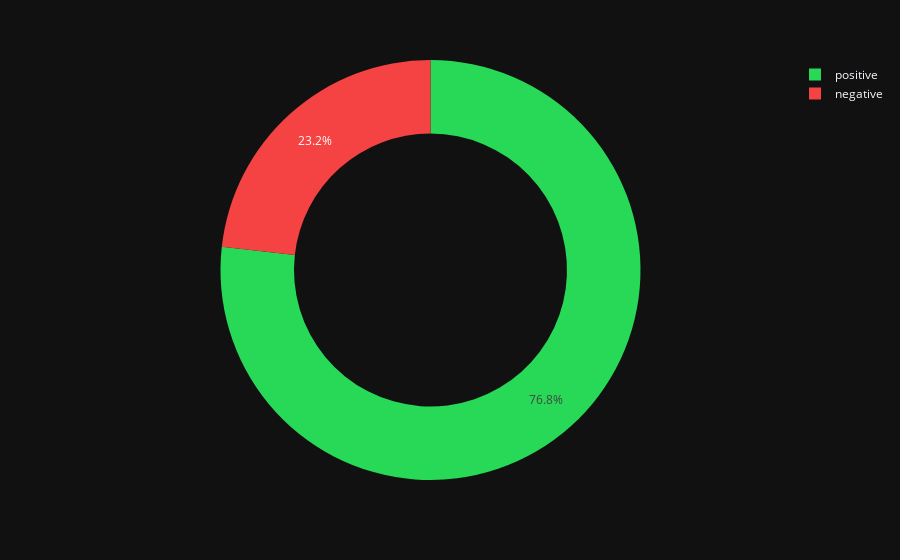

This figure's notebook cell:
### Markdown cell above
## Sentiment

### Code cell
doc_sentiment = pi_df.idxmax(axis=1).map(lambda x: "positive" if x == 0 else "negative")
reviews_df["sentiment"] = doc_sentiment

px.pie(
    reviews_df["sentiment"].value_counts(),
    values="sentiment",
    color_discrete_sequence=["#27d957", "#f54242"],
    names=["positive", "negative"],
    hole=0.65,
)

### Figure 1 — Plotly figure (JSON) as saved in the notebook; plotly's stock layout.template omitted (floating-point values rounded to 4 significant figures)
{"data": [{"domain": {"x": [0.0, 1.0], "y": [0.0, 1.0]}, "hole": 0.65, "hovertemplate": "label=%{label}<br>sentiment=%{value}<extra></extra>", "labels": ["positive", "negative"], "legendgroup": "", "name": "", "showlegend": true, "values": [22249, 6734], "type": "pie"}], "layout": {"legend": {"tracegroupgap": 0}, "margin": {"t": 60}, "piecolorway": ["#27d957", "#f54242"]}}
